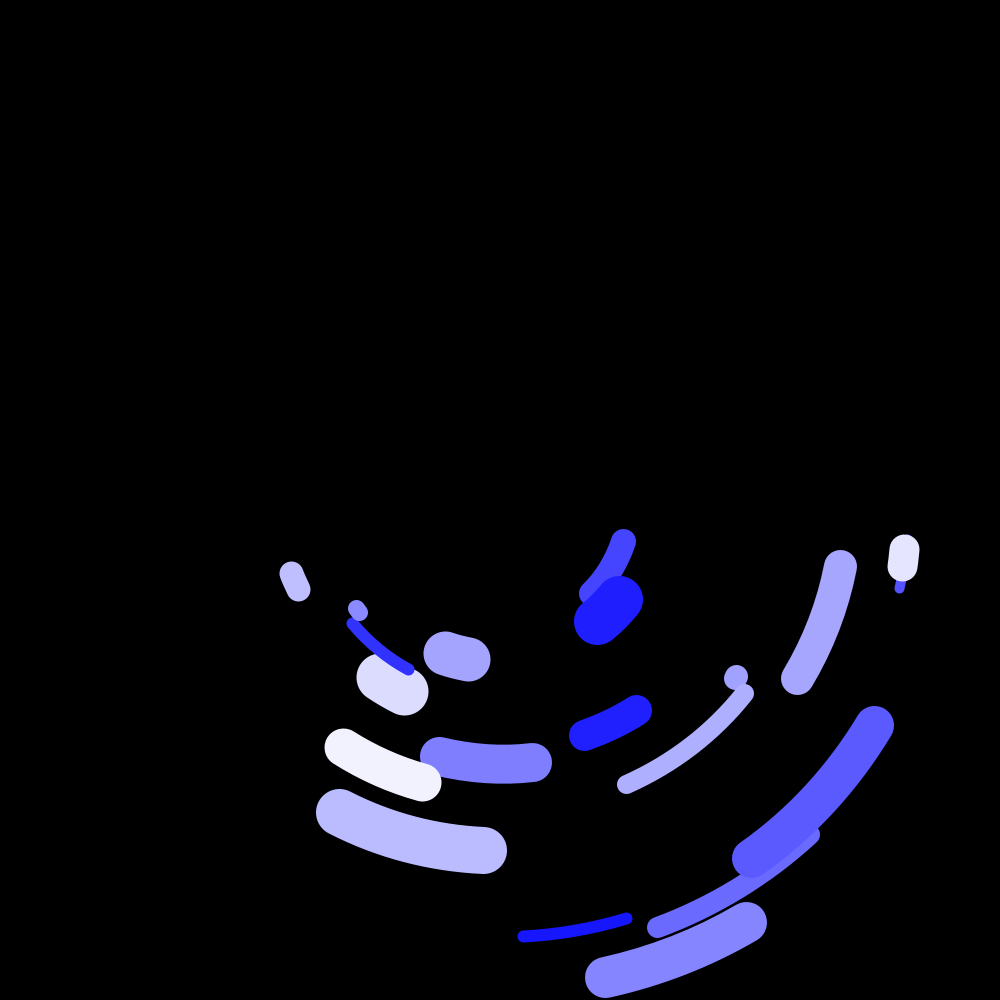
Frame 1 (no input)
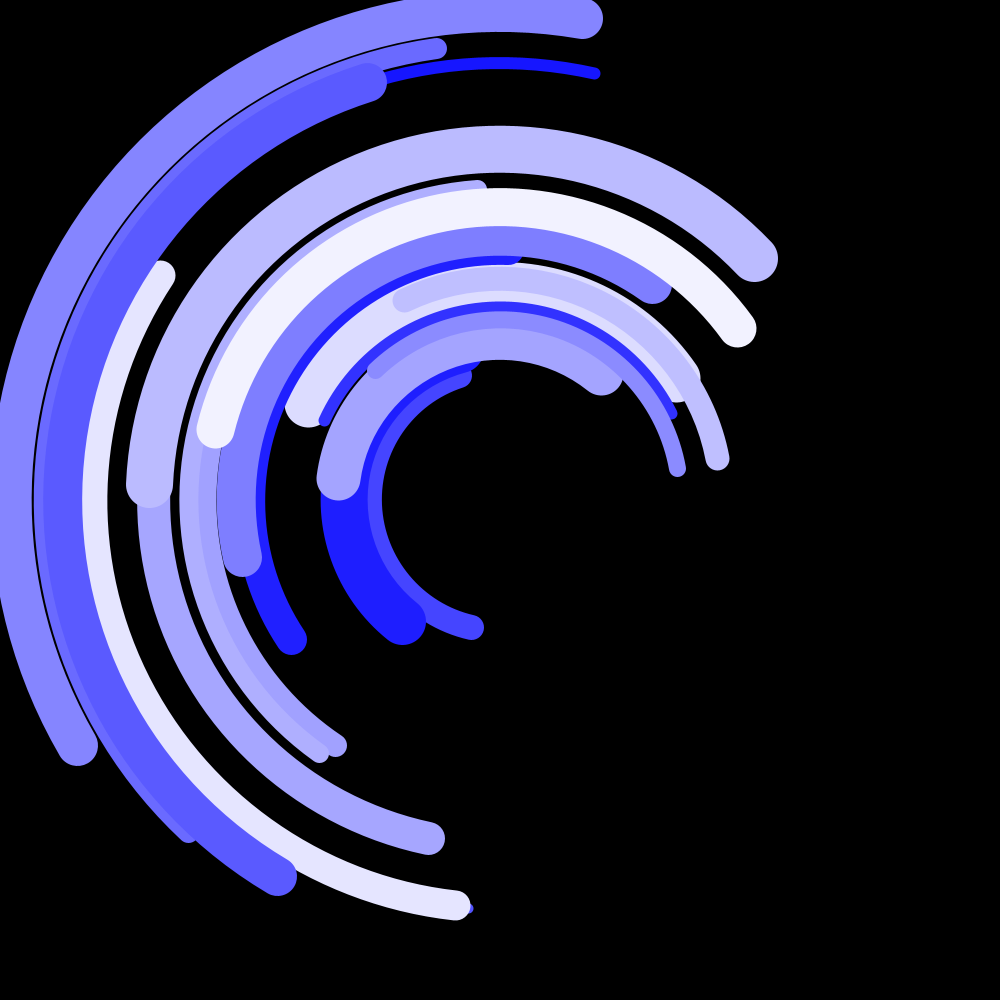
Frame 60 (the mouse pressed at the canvas centre just before this capture)
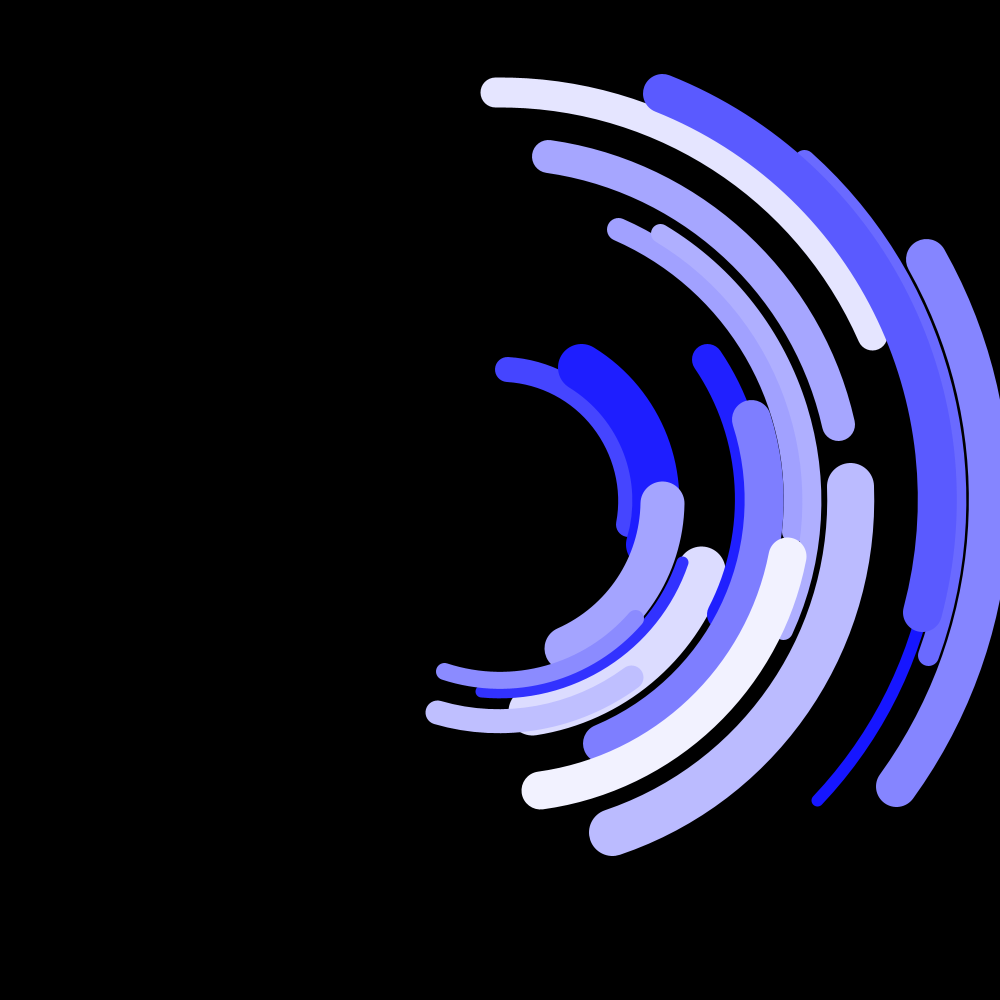
Frame 120 (the mouse held since frame 60 and released just before this capture)

The Processing sketch that drew these frames (run headless with seeded random() and noise(); from frame 60 on, the mouse is pressed at the canvas centre):

// Processing sketch: Color_Circles_02
// ── Color_Circles_02.pde

//----GLOBAL VARIABLES--------------------
int rad;
color col;
float start;
float stop;
float end;
int stroke;
float count = 0;
ArrayList <cls_Arc> arcs = new ArrayList<cls_Arc>();
//----------------------------------------


void setup() {
  size(1000, 1000);

  for (int i = 0; i < 20; i++) {
    start  = random(PI);
    stop = start + random(0.5);
    stroke = int(random(width * 0.01, width * 0.05));
    rad = int(random((width/2) * 0.5, width));

    for (int j = 0; j < arcs.size(); j++) {
      if ((rad + stroke) > arcs.get(j).radius - arcs.get(j).stroke && 
        (rad + stroke) < arcs.get(j).radius + arcs.get(j).stroke ) {
        rad = int(findNonDuplicate(rad, stroke, (width/2) * 0.5, width));
      }
    }

    int c = int(random(10, 255));
    col = color(c, c, 255);
    println("Here " + i);
    arcs.add(new cls_Arc(start, stop, stroke, rad, col));
  }
}
//----------------------------------------


void draw() {
  background(0);

  for (int i = 0; i < arcs.size(); i++) {
    arcs.get(i).render();      // draw the ars

    // arcs.get(i).debug();
    if (count % 10 < 5) {
      arcs.get(i).start +=random(0.01, 0.03); 
      arcs.get(i).stop +=random(0.05, 0.08);
    } else {
      arcs.get(i).start +=random(0.05, 0.08);
      arcs.get(i).stop +=random(0.01, 0.03);
    }
  }

  count+= 0.1;
}
//----------------------------------------

float findNonDuplicate(float val, float Start, float Stop ) {
  float num = random(Start, Stop);
  while (val == num) {
    num = random(Start, Stop);
  }
  return num;
}
//----------------------------------------

float findNonDuplicate(float val, float range, float Start, float Stop ) {
  float num = random(Start, Stop);
  println("Num: " + num + " - Val: " + val + " - Range: " + (val - range) + " : " + (val + range));

  while (num > val - range && num < val + range) {
    num = random(Start, Stop);
  }
  println(" - New Num: " + num);
  return num;
}
//----------------------------------------
// ── cls_Arc.pde


class cls_Arc {

  float start, stop;
  int stroke, radius;
  color col;
  //----------------------------------------

  cls_Arc() {
  }
  //----------------------------------------

  cls_Arc(float Start, float Stop, int Stroke, int Radius, color Col) {
    start = Start;
    stop = Stop;
    stroke = Stroke;
    radius = Radius;
    col = Col;
  }
  //----------------------------------------

  void render() {
    stroke(col);
    strokeWeight(stroke);
    noFill();
    arc(width/2, height/2, radius, radius, start, stop);
  }
  //----------------------------------------

  void debug() {
    println("Center X: " + width/2 + " - Center Y: " + height/2 + 
      " - Start: " + start + " - Stop: " + stop + 
      " - Radius: " + radius + " - Stroke: " +
      stroke + " - Color: " + col);
  }
}
